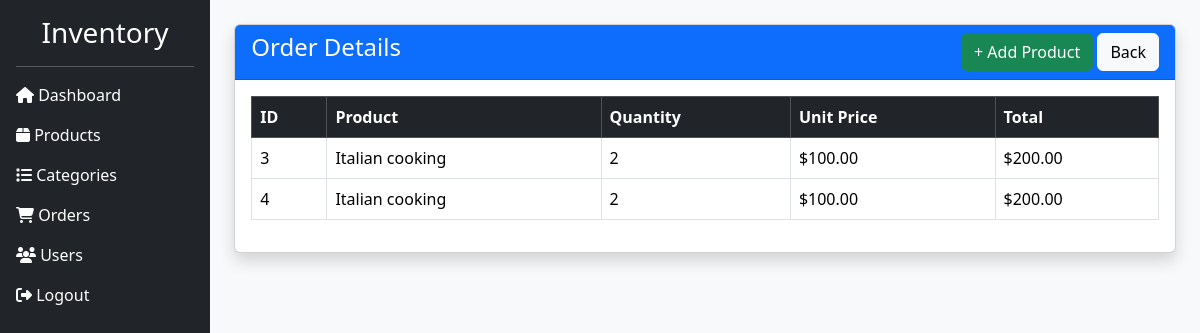
/admin/order_details.php?order_id=126 (signed in), run on the app's committed database.
### tables this page shows
CREATE TABLE `order_details` (
  `order_detail_id` int(11) NOT NULL,
  `order_id` int(11) NOT NULL,
  `product_id` int(11) NOT NULL,
  `quantity` int(11) NOT NULL,
  `price` decimal(10,2) NOT NULL
);

CREATE TABLE `products` (
  `id` int(11) NOT NULL,
  `category_id` int(11) NOT NULL,
  `product_name` varchar(150) NOT NULL,
  `description` text NOT NULL,
  `price` decimal(10,2) NOT NULL,
  `quantity` int(11) NOT NULL,
  `image` varchar(255) NOT NULL,
  `created_at` timestamp NOT NULL DEFAULT current_timestamp()
);

### admin/order_details.php (the view, shortened to what this page needs)
<?php
include "../config/db.php";
include "../includes/header.php";
include "../includes/sidebar.php";
$order_id = $_GET['order_id'];
$sql = "SELECT od.*, p.product_name
        FROM order_details od
        INNER JOIN products p ON od.product_id = p.id
        WHERE od.order_id='$order_id'";
$result = mysqli_query($conn,$sql);
?>
<div class="card shadow">
<div class="card-header bg-primary text-white d-flex justify-content-between">
<h4>Order Details</h4>
<div>
<a href="add_order_detail.php?order_id=<?php echo $order_id; ?>"
class="btn btn-success">
+ Add Product
</a>
<a href="orders.php"
class="btn btn-light">
Back
</a>
</div>
</div>
<div class="card-body">
<table class="table table-bordered">
<thead class="table-dark">
<tr>
<th>ID</th>
<th>Product</th>
<th>Quantity</th>
<th>Unit Price</th>
<th>Total</th>
</tr>
</thead>
<tbody>
<?php while($row=mysqli_fetch_assoc($result)){ ?>
<tr>
<td><?php echo $row['order_detail_id']; ?></td>
<td><?php echo $row['product_name']; ?></td>
<td><?php echo $row['quantity']; ?></td>
<td>$<?php echo number_format($row['price'],2); ?></td>
<td>$<?php echo number_format($row['price']*$row['quantity'],2); ?></td>
</tr>
<?php } ?>
</tbody>
</table>
</div>
</div>
<?php
include "../includes/footer.php";
?>

### data on the page
order_details: order_detail_id "3", product.product_name "Italian cooking", quantity "2", price "100.00", $row['price']*$row['quantity'] "200.00"
order_details: order_detail_id "4", product.product_name "Italian cooking", quantity "2", price "100.00", $row['price']*$row['quantity'] "200.00"
